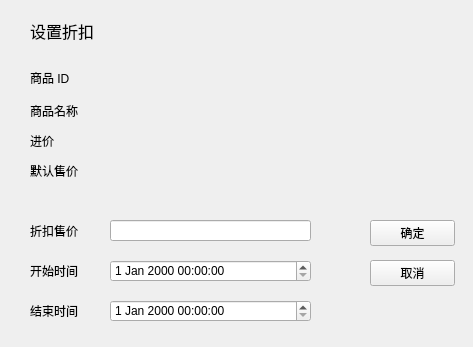
<?xml version="1.0" encoding="UTF-8"?>
<ui version="4.0">
 <class>DiscountEdit</class>
 <widget class="QMainWindow" name="DiscountEdit">
  <property name="geometry">
   <rect>
    <x>0</x>
    <y>0</y>
    <width>473</width>
    <height>347</height>
   </rect>
  </property>
  <property name="windowTitle">
   <string>折扣管理</string>
  </property>
  <widget class="QWidget" name="centralwidget">
   <widget class="QLabel" name="label">
    <property name="geometry">
     <rect>
      <x>30</x>
      <y>70</y>
      <width>63</width>
      <height>16</height>
     </rect>
    </property>
    <property name="text">
     <string>商品 ID</string>
    </property>
   </widget>
   <widget class="QLabel" name="label_2">
    <property name="geometry">
     <rect>
      <x>30</x>
      <y>10</y>
      <width>121</width>
      <height>41</height>
     </rect>
    </property>
    <property name="font">
     <font>
      <family>微软雅黑</family>
      <pointsize>12</pointsize>
     </font>
    </property>
    <property name="text">
     <string>设置折扣</string>
    </property>
   </widget>
   <widget class="QLabel" name="gidLabel">
    <property name="geometry">
     <rect>
      <x>110</x>
      <y>70</y>
      <width>341</width>
      <height>21</height>
     </rect>
    </property>
    <property name="text">
     <string/>
    </property>
   </widget>
   <widget class="QLabel" name="label_4">
    <property name="geometry">
     <rect>
      <x>30</x>
      <y>100</y>
      <width>63</width>
      <height>21</height>
     </rect>
    </property>
    <property name="text">
     <string>商品名称</string>
    </property>
   </widget>
   <widget class="QLabel" name="titleLabel">
    <property name="geometry">
     <rect>
      <x>110</x>
      <y>100</y>
      <width>341</width>
      <height>21</height>
     </rect>
    </property>
    <property name="text">
     <string/>
    </property>
   </widget>
   <widget class="QLabel" name="label_5">
    <property name="geometry">
     <rect>
      <x>30</x>
      <y>130</y>
      <width>63</width>
      <height>21</height>
     </rect>
    </property>
    <property name="text">
     <string>进价</string>
    </property>
   </widget>
   <widget class="QLabel" name="restockLabel">
    <property name="geometry">
     <rect>
      <x>110</x>
      <y>130</y>
      <width>341</width>
      <height>21</height>
     </rect>
    </property>
    <property name="text">
     <string/>
    </property>
   </widget>
   <widget class="QLabel" name="label_6">
    <property name="geometry">
     <rect>
      <x>30</x>
      <y>160</y>
      <width>63</width>
      <height>21</height>
     </rect>
    </property>
    <property name="text">
     <string>默认售价</string>
    </property>
   </widget>
   <widget class="QLabel" name="customLabel">
    <property name="geometry">
     <rect>
      <x>110</x>
      <y>160</y>
      <width>351</width>
      <height>21</height>
     </rect>
    </property>
    <property name="text">
     <string/>
    </property>
   </widget>
   <widget class="QLabel" name="label_3">
    <property name="geometry">
     <rect>
      <x>30</x>
      <y>220</y>
      <width>71</width>
      <height>21</height>
     </rect>
    </property>
    <property name="text">
     <string>折扣售价</string>
    </property>
   </widget>
   <widget class="QLineEdit" name="valueEdit">
    <property name="geometry">
     <rect>
      <x>110</x>
      <y>220</y>
      <width>201</width>
      <height>21</height>
     </rect>
    </property>
   </widget>
   <widget class="QLabel" name="label_7">
    <property name="geometry">
     <rect>
      <x>30</x>
      <y>260</y>
      <width>63</width>
      <height>21</height>
     </rect>
    </property>
    <property name="text">
     <string>开始时间</string>
    </property>
   </widget>
   <widget class="QDateTimeEdit" name="startTime">
    <property name="geometry">
     <rect>
      <x>110</x>
      <y>260</y>
      <width>201</width>
      <height>22</height>
     </rect>
    </property>
   </widget>
   <widget class="QLabel" name="label_8">
    <property name="geometry">
     <rect>
      <x>30</x>
      <y>300</y>
      <width>63</width>
      <height>21</height>
     </rect>
    </property>
    <property name="text">
     <string>结束时间</string>
    </property>
   </widget>
   <widget class="QDateTimeEdit" name="endTime">
    <property name="geometry">
     <rect>
      <x>110</x>
      <y>300</y>
      <width>201</width>
      <height>22</height>
     </rect>
    </property>
   </widget>
   <widget class="QPushButton" name="saveButton">
    <property name="geometry">
     <rect>
      <x>370</x>
      <y>220</y>
      <width>85</width>
      <height>26</height>
     </rect>
    </property>
    <property name="text">
     <string>确定</string>
    </property>
   </widget>
   <widget class="QPushButton" name="cancelButton">
    <property name="geometry">
     <rect>
      <x>370</x>
      <y>260</y>
      <width>85</width>
      <height>26</height>
     </rect>
    </property>
    <property name="text">
     <string>取消</string>
    </property>
   </widget>
  </widget>
 </widget>
 <resources/>
 <connections/>
</ui>
